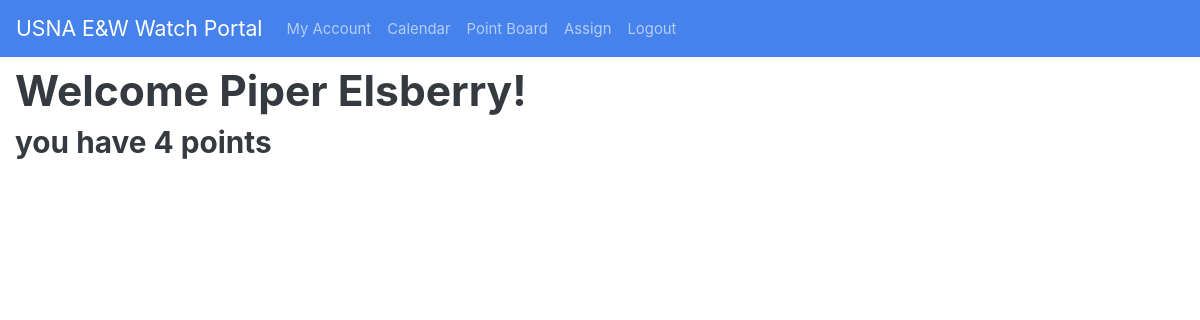
Page / (signed in) on the earlier database version.
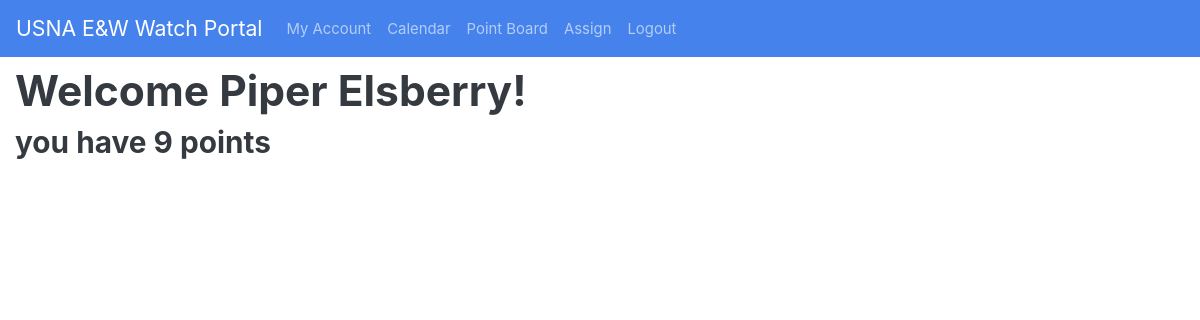
Same page on the later database version.
### app.py (models this page shows, shortened)
class User(UserMixin, db.Model):
    __tablename__ = 'Users'
    id = db.Column(db.Integer, primary_key=True)
    active = db.Column(db.Boolean, default=True)
    first = db.Column(db.String(128))
    last = db.Column(db.String(128))
    email = db.Column(db.String(64), index=True, unique=True)
    password_hash = db.Column(db.String(128))
    created = db.Column(db.DateTime, index=False,
                        unique=False, default=date.today())
    phone = db.Column(db.Integer)
    qualified = db.Column(db.Boolean, index=True, unique=False, default=False)
    data = db.Column(db.String(32768), index=False, unique=False)
    points = db.Column(db.Integer, index=True, unique=False, default=0)
    department = db.Column(db.String(128))
    def __repr__(self):
        return f"{self.first} {self.last}"

### app.py (the view)
@app.route('/', methods=['GET', 'POST'])
def index():
    return render_template('welcome.html')

### app.py (called while the page is built)
@login.user_loader
def load_user(id=1):
    return User.query.get(int(id))

### templates/welcome.html
{%extends "base.html"%}
{%block content%}
{%if current_user.is_authenticated%}
<h1>Welcome {{current_user}}!</h1>
<h3>you have {{current_user.points}} points</h3>
{%else%}
<h1> Welcome to the E&W Duty Portal</h1>
<a href="{{url_for('register')}}"><h3>Click here to register a new account</h3></a>
{%endif%}
{%endblock%}

### templates/base.html (shortened to what this page needs)
<!DOCTYPE html>
<html lang="en">
<head>
    <link rel="stylesheet" href="/static/bootstrap.min.css">
    <link rel="stylesheet" href="/static/style.css">
</head>
<body>
    <nav class="navbar navbar-expand-md navbar-dark bg-primary">
        <a class="navbar-brand" href="/">USNA E&W Watch Portal</a>
        <div class="collapse navbar-collapse" id="navbarNav">
            <ul class="navbar-nav">
                <li class="nav-item {%if request.path == '/profile'%}active{%endif%}"">
                    <a class=" nav-link" href="/profile">My Account</a>
                </li>
                <li class="nav-item {%if request.path == '/jets'%}active{%endif%}"">
                    <a class=" nav-link" href="/calendar">Calendar</a>
                </li>
                <li class="nav-item {%if request.path == '/points'%}active{%endif%}"">
                    <a class=" nav-link" href="/points">Point Board</a>
                </li>
                <li class="nav-item {%if request.path == '/assign'%}active{%endif%}"">
                    <a class=" nav-link" href="/assign">Assign</a>
                </li>
                {%if current_user.is_anonymous%}
                <li class="nav-item {%if request.path == '/logout'%}active{%endif%}"">
                    <a class=" nav-link" href="/login">Login</a>
                </li>
                {%else%}
                <li class="nav-item {%if request.path == '/logout'%}active{%endif%}"">
                    <a class=" nav-link" href="/logout">Logout</a>
                </li>
                {%endif%}
            </ul>
        </div>
    </nav>
    <div class="mt-2 container-fluid">
        {% block content %}
        {% endblock %}
    </div>
</body>
</html>

Differences in the rows shown:
changed User "Piper Elsberry": points "4" → "9"
